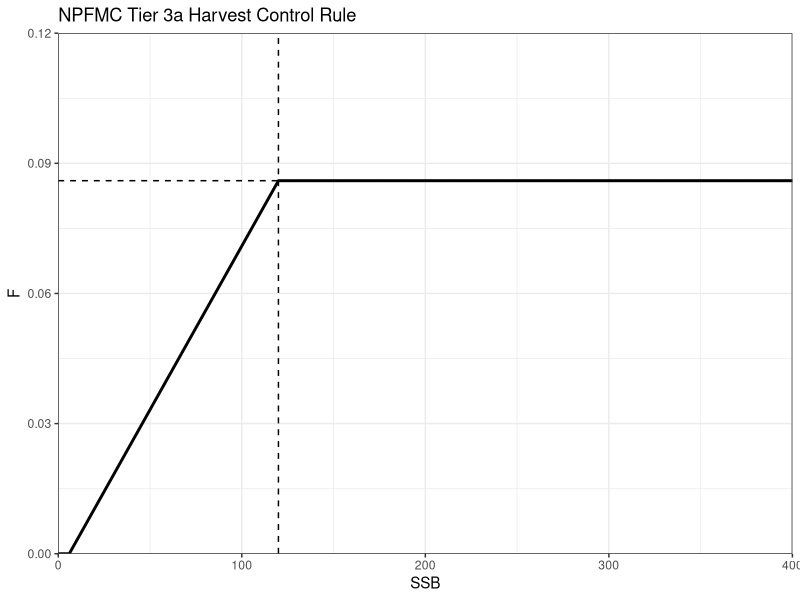

R code for this plot:
## ---- chunk 1
knitr::opts_chunk$set(out.height = "\\textheight",  out.width = "\\textwidth")
## ---- chunk 2
npfmc_tier3_F <- function(ssb, B_ref, F_ref){
    x <- ssb/B_ref
    f_min <- 0
    f_max = F_ref
    lrp = 0.05
    urp = 1 

    if(x >= urp)  F <- f_max # if stock status >= 1
    if(x > lrp && x < urp) F <- f_max * ((x-lrp)/(urp-lrp)) # if stock status > alpha & stock status < 1
    if(x <= lrp) F <- f_min
    
    return(F)
}

tier3 <- function(ref_pts, naa, dem_params){
    # Calculate ssb as naa*waa*mat (female only)
    ssb <- apply(naa[,,1,]*dem_params$waa[,,1,,drop=FALSE]*dem_params$mat[,,1,,drop=FALSE], 1, sum)
    return(
        npfmc_tier3_F(ssb, ref_pts$B40, ref_pts$F40)
    )
}
## ---- chunk 3
library(ggplot2)
ssb <- 0:400
Fs <- sapply(ssb, \(x) npfmc_tier3_F(x, B_ref=119.960, F_ref=0.086))
data <- data.frame(SSB=ssb, F=Fs)

ggplot(data)+
    geom_line(aes(x=SSB, y=F), linewidth=1)+
    geom_vline(xintercept = 119.960, linetype="dashed")+
    geom_hline(yintercept = 0.086, linetype="dashed")+
    scale_y_continuous(limits=c(0, 0.12))+
    ggtitle("NPFMC Tier 3a Harvest Control Rule")+
    coord_cartesian(expand=0)+
    theme_bw()

## ---- chunk 4
average_age <- function(naa, ages){
    return(weighted.mean(ages, naa))
}

avgage_threshold_f <- function(ref_pts, naa, dem_params, ref_naa, ages){
    # Calculate ssb as naa*waa*mat (female only) in units of 1,000s tons
    ssb <- apply(naa[,,1,]*dem_params$waa[,,1,,drop=FALSE]*dem_params$mat[,,1,,drop=FALSE], 1, sum)
    as_stat <- average_age(naa, ages)/average_age(ref_naa, ages)
    as_scalar <- threshold_f(as_stat, f_min=0, f_max=1, lrp=0, urp=1)

    x <- ssb/ref_pts$B40
    f_max <- ref_pts$F40*as_scalar
    f_min <- 0
    lrp <- 0
    urp <- 1

    if(x >= urp)  F <- f_max # if stock status >= 1
    if(x > lrp && x < urp) F <- f_max * ((x-lrp)/(urp-lrp)) # if stock status > alpha & stock status < 1
    if(x <= lrp) F <- f_min

    return(f)
}
